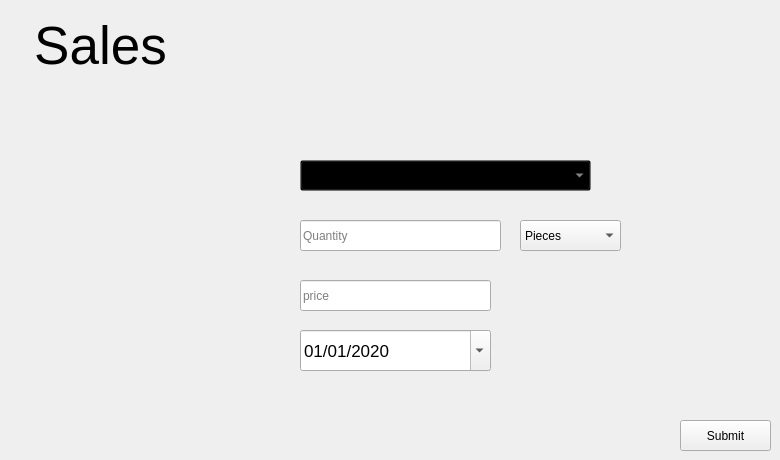
                  <widget class="QWidget" name="page_sales">
                   <widget class="QComboBox" name="comboBox_product">
                    <property name="geometry">
                     <rect>
                      <x>300</x>
                      <y>160</y>
                      <width>291</width>
                      <height>31</height>
                     </rect>
                    </property>
                    <property name="palette">
                     <palette>
                      <active>
                       <colorrole role="WindowText">
                        <brush brushstyle="SolidPattern">
                         <color alpha="255">
                          <red>210</red>
                          <green>210</green>
                          <blue>210</blue>
                         </color>
                        </brush>
                       </colorrole>
                       <colorrole role="Button">
                        <brush brushstyle="SolidPattern">
                         <color alpha="0">
                          <red>0</red>
                          <green>0</green>
                          <blue>0</blue>
                         </color>
                        </brush>
                       </colorrole>
                       <colorrole role="Text">
                        <brush brushstyle="SolidPattern">
                         <color alpha="255">
                          <red>210</red>
                          <green>210</green>
                          <blue>210</blue>
                         </color>
                        </brush>
                       </colorrole>
                       <colorrole role="ButtonText">
                        <brush brushstyle="SolidPattern">
                         <color alpha="255">
                          <red>210</red>
                          <green>210</green>
                          <blue>210</blue>
                         </color>
                        </brush>
                       </colorrole>
                       <colorrole role="Base">
                        <brush brushstyle="SolidPattern">
                         <color alpha="0">
                          <red>0</red>
                          <green>0</green>
                          <blue>0</blue>
                         </color>
                        </brush>
                       </colorrole>
                       <colorrole role="Window">
                        <brush brushstyle="SolidPattern">
                         <color alpha="0">
                          <red>0</red>
                          <green>0</green>
                          <blue>0</blue>
                         </color>
                        </brush>
                       </colorrole>
                       <colorrole role="PlaceholderText">
                        <brush brushstyle="NoBrush">
                         <color alpha="128">
                          <red>210</red>
                          <green>210</green>
                          <blue>210</blue>
                         </color>
                        </brush>
                       </colorrole>
                      </active>
                      <inactive>
                       <colorrole role="WindowText">
                        <brush brushstyle="SolidPattern">
                         <color alpha="255">
                          <red>210</red>
                          <green>210</green>
                          <blue>210</blue>
                         </color>
                        </brush>
                       </colorrole>
                       <colorrole role="Button">
                        <brush brushstyle="SolidPattern">
                         <color alpha="0">
                          <red>0</red>
                          <green>0</green>
                          <blue>0</blue>
                         </color>
                        </brush>
                       </colorrole>
                       <colorrole role="Text">
                        <brush brushstyle="SolidPattern">
                         <color alpha="255">
                          <red>210</red>
                          <green>210</green>
                          <blue>210</blue>
                         </color>
                        </brush>
                       </colorrole>
                       <colorrole role="ButtonText">
                        <brush brushstyle="SolidPattern">
                         <color alpha="255">
                          <red>210</red>
                          <green>210</green>
                          <blue>210</blue>
                         </color>
                        </brush>
                       </colorrole>
                       <colorrole role="Base">
                        <brush brushstyle="SolidPattern">
                         <color alpha="0">
                          <red>0</red>
                          <green>0</green>
                          <blue>0</blue>
                         </color>
                        </brush>
                       </colorrole>
                       <colorrole role="Window">
                        <brush brushstyle="SolidPattern">
                         <color alpha="0">
                          <red>0</red>
                          <green>0</green>
                          <blue>0</blue>
                         </color>
                        </brush>
                       </colorrole>
                       <colorrole role="PlaceholderText">
                        <brush brushstyle="NoBrush">
                         <color alpha="128">
                          <red>210</red>
                          <green>210</green>
                          <blue>210</blue>
                         </color>
                        </brush>
                       </colorrole>
                      </inactive>
                      <disabled>
                       <colorrole role="WindowText">
                        <brush brushstyle="SolidPattern">
                         <color alpha="255">
                          <red>210</red>
                          <green>210</green>
                          <blue>210</blue>
                         </color>
                        </brush>
                       </colorrole>
                       <colorrole role="Button">
                        <brush brushstyle="SolidPattern">
                         <color alpha="0">
                          <red>0</red>
                          <green>0</green>
                          <blue>0</blue>
                         </color>
                        </brush>
                       </colorrole>
                       <colorrole role="Text">
                        <brush brushstyle="SolidPattern">
                         <color alpha="255">
                          <red>210</red>
                          <green>210</green>
                          <blue>210</blue>
                         </color>
                        </brush>
                       </colorrole>
                       <colorrole role="ButtonText">
                        <brush brushstyle="SolidPattern">
                         <color alpha="255">
                          <red>210</red>
                          <green>210</green>
                          <blue>210</blue>
                         </color>
                        </brush>
                       </colorrole>
                       <colorrole role="Base">
                        <brush brushstyle="SolidPattern">
                         <color alpha="0">
                          <red>0</red>
                          <green>0</green>
                          <blue>0</blue>
                         </color>
                        </brush>
                       </colorrole>
                       <colorrole role="Window">
                        <brush brushstyle="SolidPattern">
                         <color alpha="0">
                          <red>0</red>
                          <green>0</green>
                          <blue>0</blue>
                         </color>
                        </brush>
                       </colorrole>
                       <colorrole role="PlaceholderText">
                        <brush brushstyle="NoBrush">
                         <color alpha="128">
                          <red>210</red>
                          <green>210</green>
                          <blue>210</blue>
                         </color>
                        </brush>
                       </colorrole>
                      </disabled>
                     </palette>
                    </property>
                    <property name="placeholderText">
                     <string>Products</string>
                    </property>
                   </widget>
                   <widget class="QLineEdit" name="lineEdit_quantity">
                    <property name="geometry">
                     <rect>
                      <x>300</x>
                      <y>220</y>
                      <width>201</width>
                      <height>31</height>
                     </rect>
                    </property>
                    <property name="placeholderText">
                     <string>Quantity</string>
                    </property>
                   </widget>
                   <widget class="QLineEdit" name="lineEdit_price">
                    <property name="geometry">
                     <rect>
                      <x>300</x>
                      <y>280</y>
                      <width>191</width>
                      <height>31</height>
                     </rect>
                    </property>
                    <property name="text">
                     <string/>
                    </property>
                    <property name="placeholderText">
                     <string>price</string>
                    </property>
                   </widget>
                   <widget class="QPushButton" name="pushButton_submit">
                    <property name="geometry">
                     <rect>
                      <x>680</x>
                      <y>420</y>
                      <width>91</width>
                      <height>31</height>
                     </rect>
                    </property>
                    <property name="text">
                     <string>Submit</string>
                    </property>
                   </widget>
                   <widget class="QLabel" name="label_sales">
                    <property name="geometry">
                     <rect>
                      <x>10</x>
                      <y>10</y>
                      <width>181</width>
                      <height>71</height>
                     </rect>
                    </property>
                    <property name="font">
                     <font>
                      <family>Segoe UI</family>
                      <pointsize>40</pointsize>
                     </font>
                    </property>
                    <property name="styleSheet">
                     <string notr="true"/>
                    </property>
                    <property name="text">
                     <string>Sales</string>
                    </property>
                    <property name="alignment">
                     <set>Qt::AlignCenter</set>
                    </property>
                   </widget>
                   <widget class="QDateEdit" name="dateEdit_sales">
                    <property name="geometry">
                     <rect>
                      <x>300</x>
                      <y>330</y>
                      <width>191</width>
                      <height>41</height>
                     </rect>
                    </property>
                    <property name="font">
                     <font>
                      <pointsize>13</pointsize>
                      <weight>50</weight>
                      <bold>false</bold>
                     </font>
                    </property>
                    <property name="dateTime">
                     <datetime>
                      <hour>0</hour>
                      <minute>0</minute>
                      <second>0</second>
                      <year>2020</year>
                      <month>1</month>
                      <day>1</day>
                     </datetime>
                    </property>
                    <property name="displayFormat">
                     <string>dd/MM/yyyy</string>
                    </property>
                    <property name="calendarPopup">
                     <bool>true</bool>
                    </property>
                   </widget>
                   <widget class="QComboBox" name="comboBox_measure1">
                    <property name="geometry">
                     <rect>
                      <x>520</x>
                      <y>220</y>
                      <width>101</width>
                      <height>31</height>
                     </rect>
                    </property>
                    <item>
                     <property name="text">
                      <string>Pieces</string>
                     </property>
                    </item>
                    <item>
                     <property name="text">
                      <string>Kilogram</string>
                     </property>
                    </item>
                   </widget>
                  </widget>
